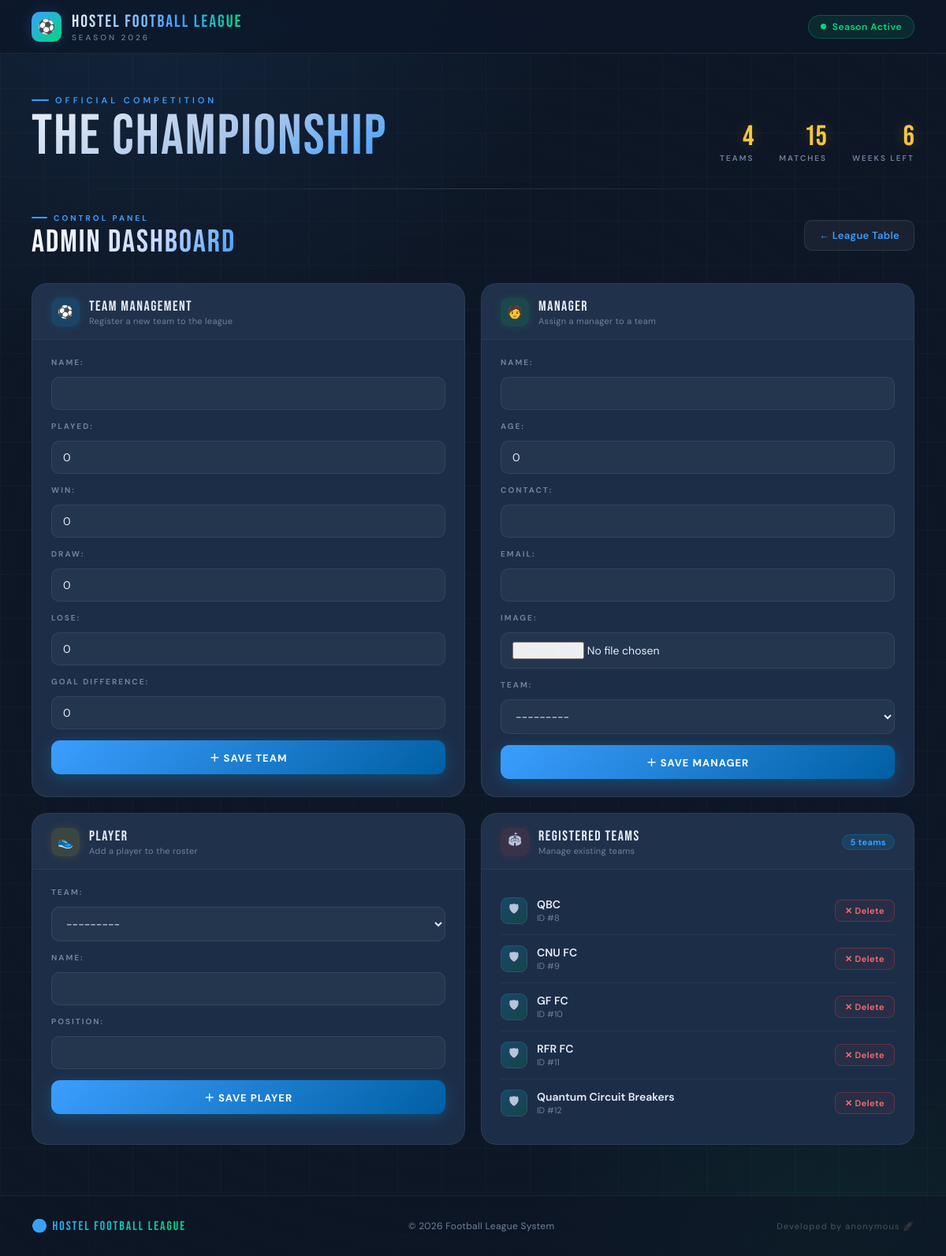
The app's page / (signed in) with its own data.
### league/models.py (models this page shows, shortened)
class Team(models.Model):
    name = models.CharField(max_length=50)
    played = models.IntegerField(default=0)
    win = models.IntegerField(default=0)
    draw = models.IntegerField(default=0)
    lose = models.IntegerField(default=0)
    goal_difference = models.IntegerField(default=0)
    def __str__(self):
        return self.name

### league/views.py (the view, shortened to what this page needs)
# urls.py: path('', views.admin_page, name='admin_page'),
@login_required
@login_required
def admin_page(request):
    teams = Team.objects.all()
    team_form = TeamForm()
    manager_form = ManagerForm()
    player_form = PlayerForm()
    return render(request, "admin.html", {
        "teams": teams,
        "team_form": team_form,
        "manager_form": manager_form,
        "player_form": player_form
    })

### league/forms.py
class TeamForm(forms.ModelForm):
    class Meta:
        model = Team
        fields = '__all__'

class ManagerForm(forms.ModelForm):
    class Meta:
        model = Manager
        fields = '__all__'

### league/templates/admin.html (shortened to what this page needs)
{% extends 'base.html' %}
{% block content %}
<div class="page-header">
    <div class="page-header-left">
        <div class="page-eyebrow">Control Panel</div>
        <div class="page-title">Admin Dashboard</div>
    </div>
    <a href="{% url 'league' %}" class="back-btn">
        ← League Table
    </a>
</div>
<div class="admin-grid">
    <div class="admin-card">
        <div class="admin-card-header">
            <div class="admin-card-icon icon-blue">⚽</div>
            <div>
                <div class="admin-card-title">Team Management</div>
                <div class="admin-card-subtitle">Register a new team to the league</div>
            </div>
        </div>
        <div class="admin-card-body">
            <form method="post">
                {{ team_form.as_p }}
                <button type="submit" name="team_add" class="btn-save">
                    ＋ Save Team
                </button>
            </form>
        </div>
    </div>
    <div class="admin-card">
        <div class="admin-card-header">
            <div class="admin-card-icon icon-green">🧑</div>
            <div>
                <div class="admin-card-title">Manager</div>
                <div class="admin-card-subtitle">Assign a manager to a team</div>
            </div>
        </div>
        <div class="admin-card-body">
            <form method="post" enctype="multipart/form-data">
                {{ manager_form.as_p }}
                <button type="submit" name="manager_add" class="btn-save">
                    ＋ Save Manager
                </button>
            </form>
        </div>
    </div>
    <div class="admin-card">
        <div class="admin-card-header">
            <div class="admin-card-icon icon-gold">👟</div>
            <div>
                <div class="admin-card-title">Player</div>
                <div class="admin-card-subtitle">Add a player to the roster</div>
            </div>
        </div>
        <div class="admin-card-body">
            <form method="post">
                {{ player_form.as_p }}
                <button type="submit" name="player_add" class="btn-save">
                    ＋ Save Player
                </button>
            </form>
        </div>
    </div>
    <div class="admin-card">
        <div class="admin-card-header">
            <div class="admin-card-icon icon-red">🏟</div>
            <div>
                <div class="admin-card-title">Registered Teams</div>
                <div class="admin-card-subtitle">Manage existing teams</div>
            </div>
            {% if teams %}
                <span class="team-count-badge">{{ teams|length }} teams</span>
            {% endif %}
        </div>
        <div class="admin-card-body">
            <div class="team-list-wrap">
                {% for t in teams %}
                    <div class="team-item">
                        <div class="team-info">
                            <div class="team-avatar">🛡</div>
                            <div>
                                <div class="team-name">{{ t.name }}</div>
                                <div class="team-meta">ID #{{ t.id }}</div>
                            </div>
                        </div>
                        <form method="post" style="margin:0;">
                            <button name="team_delete" class="btn-delete">✕ Delete</button>
                        </form>
                    </div>
                {% empty %}
                    <div class="empty-state">
                        <div class="empty-state-icon">🏟</div>
                        <div>No teams registered yet.</div>
                    </div>
                {% endfor %}
            </div>
        </div>
    </div>
</div>
{% endblock %}

### league/templates/base.html (style rules this page uses)
:root { --pitch-green: #00d97e; --electric-blue: #3b9eff; --gold: #f5c542; --bg-base: #0e1726; --bg-raised: #152035; --bg-elevated: #1c2d47; --bg-inset: #111e30; --border-subtle: rgba(255,255,255,0.07); --border-medium: rgba(255,255,255,0.13); --border-accent: rgba(59,158,255,0.35); --text-primary: #e8edf7; --text-body: #b8c4d8; --text-muted: #6e829e; --glow-blue: rgba(59,158,255,0.20); --glow-green: rgba(0,217,126,0.16); --glow-gold: rgba(245,197,66,0.22); --card-bg: var(--bg-elevated); --card-border: var(--border-subtle); --radius-card: 18px; }
*, *::before, *::after { box-sizing: border-box; margin: 0; padding: 0; }
html { scroll-behavior: smooth; }
body { font-family: 'DM Sans', sans-serif; font-weight: 400; background-color: var(--bg-base); color: var(--text-body); min-height: 100vh; overflow-x: hidden; }
body::before { content: ''; position: fixed; inset: 0; background: radial-gradient(ellipse 70% 45% at 15% 0%, rgba(59,158,255,0.10) 0%, transparent 65%), radial-gradient(ellipse 55% 40% at 88% 100%, rgba(0,217,126,0.07) 0%, transparent 60%), radial-gradient(ellipse 90% 70% at 50% 50%, var(--bg-base) 30%, transparent 100%); pointer-events: none; z-index: 0; }
body::after { content: ''; position: fixed; inset: 0; background-image: linear-gradient(rgba(255,255,255,0.018) 1px, transparent 1px), linear-gradient(90deg, rgba(255,255,255,0.018) 1px, transparent 1px); background-size: 56px 56px; pointer-events: none; z-index: 0; }
button, .btn { position: relative; display: inline-flex; align-items: center; gap: 6px; padding: 10px 20px; border-radius: 10px; border: none; font-family: 'DM Sans', sans-serif; font-size: 13px; font-weight: 600; letter-spacing: 0.4px; cursor: pointer; transition: transform 0.2s, box-shadow 0.2s, opacity 0.2s; text-decoration: none; }
input, select, textarea { width: 100%; background: var(--bg-inset); border: 1px solid var(--border-medium); border-radius: 10px; padding: 11px 14px; color: var(--text-primary); font-family: 'DM Sans', sans-serif; font-size: 14px; outline: none; transition: border-color 0.2s, box-shadow 0.2s, background 0.2s; }
label { display: block; font-size: 11px; font-weight: 600; letter-spacing: 1.5px; text-transform: uppercase; color: var(--text-muted); margin-bottom: 6px; }
.container > * { animation: fadeUp 0.6s cubic-bezier(0.16,1,0.3,1) both; }
.container > *:nth-child(2) { animation-delay: 0.21s; }
.container > *:nth-child(3) { animation-delay: 0.28s; }

### records on screen
Team: name "QBC", id "8"
Team: name "CNU FC", id "9"
Team: name "GF FC", id "10"
Team: name "RFR FC", id "11"
Team: name "Quantum Circuit Breakers", id "12"

### other values on screen
{{ teams|length }} "5"
